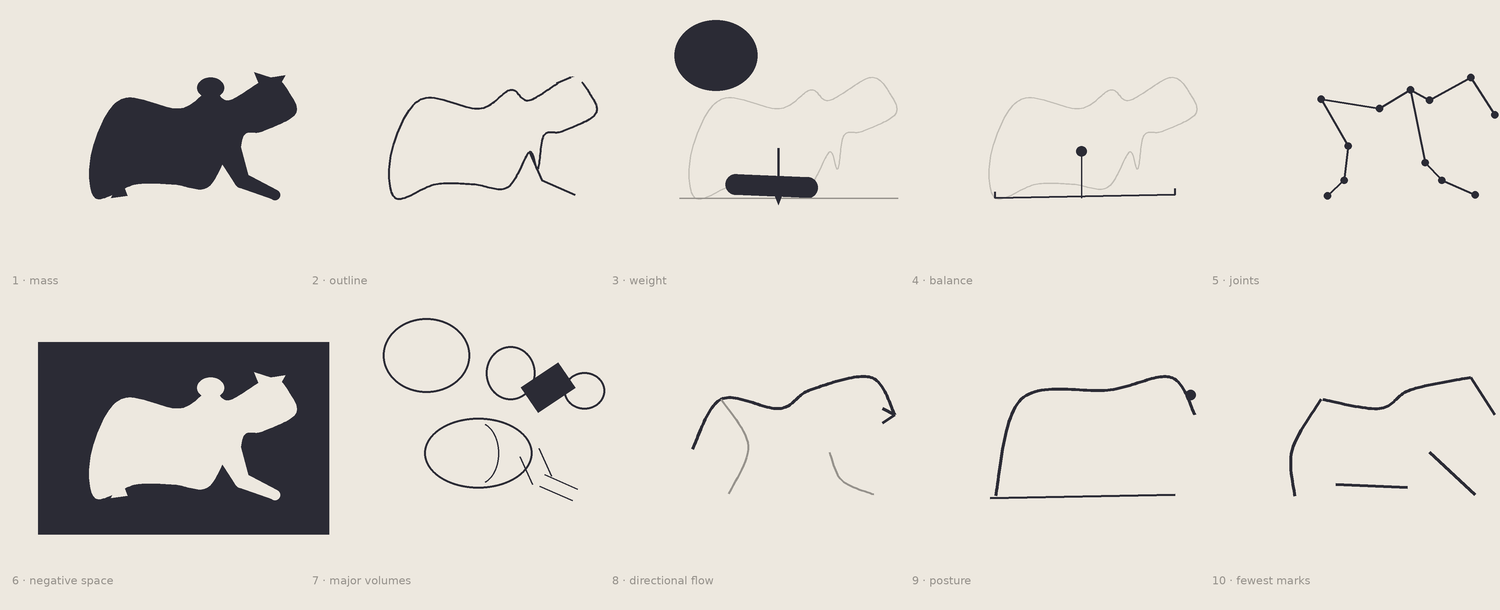

Generate this figure with Python:
"""A32 — The One Cow, Ten Ways. One cow held constant (the zebu calf, studied from a single
Unsplash photo), drawn ten times through ten analytical lenses. Goal: depth, not variation —
one cow contains ten cows. The volume/flow/balance lenses answer the A31 note: see the animal
as continuous relationships, not assembled parts."""
import numpy as np
from PIL import Image, ImageDraw, ImageFont
SS=3
PAPER=(237,232,223); INK=(43,43,53); MID=(150,146,140); FAINT=(193,189,181)

# ---- the calf, in body units, facing RIGHT (x toward head, y up, ground y=0) ----
# landmarks studied from the photograph
LM=dict(
 rumpground=(0.05,0.0), rumpback=(0.02,0.46), hip=(0.30,0.95), loin=(0.86,0.86),
 withers=(1.16,1.04), neckbase=(1.34,0.94), poll=(1.74,1.16), foretop=(1.93,0.99),
 nose=(1.97,0.80), jaw=(1.66,0.64), throat=(1.48,0.60), dewlap=(1.42,0.28),
 chest=(1.34,0.44), brisket=(1.13,0.10), bellymid=(0.80,0.13), bellyrear=(0.44,0.13),
 # legs
 elbow=(1.30,0.34), carpus=(1.46,0.17), forehoof=(1.78,0.03),
 stifle=(0.56,0.50), hock=(0.52,0.17), hindhoof=(0.36,0.02),
)
SIL=['rumpground','rumpback','hip','loin','withers','neckbase','poll','foretop','nose',
     'jaw','throat','dewlap','chest','brisket','bellymid','bellyrear']
def cm(nodes,n=24,closed=True):
    P=[np.array(p,float) for p in nodes]
    P=([P[-1]]+P+[P[0],P[1]]) if closed else ([P[0]]+P+[P[-1]])
    out=[]
    for i in range(1,len(P)-2):
        p0,p1,p2,p3=P[i-1],P[i],P[i+1],P[i+2]
        for t in np.linspace(0,1,n,endpoint=False):
            t2=t*t;t3=t2*t
            out.append(0.5*((2*p1)+(-p0+p2)*t+(2*p0-5*p1+4*p2-p3)*t2+(-p0+3*p1-3*p2+p3)*t3))
    return out

class C:  # coordinate mapper for a panel
    def __init__(s,ox,oy,sc): s.ox,s.oy,s.sc=ox,oy,sc
    def __call__(s,k_or_xy):
        x,y = LM[k_or_xy] if isinstance(k_or_xy,str) else k_or_xy
        return (s.ox+x*s.sc, s.oy-y*s.sc)

def ipts(pts): return [(int(p[0]*SS),int(p[1]*SS)) for p in pts]
def poly(d,pts,col=INK): d.polygon(ipts(pts),fill=col)
def line(d,pts,col=INK,w=2,joint="curve"): d.line(ipts(pts),fill=col,width=max(1,int(w*SS)),joint=joint)
def ell(d,c,rx,ry,col=INK,outline=None,w=2):
    bb=[int((c[0]-rx)*SS),int((c[1]-ry)*SS),int((c[0]+rx)*SS),int((c[1]+ry)*SS)]
    if outline: d.ellipse(bb,outline=outline,width=max(1,int(w*SS)))
    else: d.ellipse(bb,fill=col)
def cap(d,a,b,ra,rb,col=INK):
    a=np.array(a,float);b=np.array(b,float);v=b-a;L=np.hypot(*v)
    if L<1: ell(d,a,ra,ra,col); return
    n=np.array([-v[1],v[0]])/L
    poly(d,[a+n*ra,b+n*rb,b-n*rb,a-n*ra],col)
    ell(d,a,ra,ra,col); ell(d,b,rb,rb,col)
def dot(d,c,r,col=INK): ell(d,c,r,r,col)

def silhouette_path(P): return cm([P(k) for k in SIL],20)

def legs_fill(d,P,sc,col=INK):
    cap(d,P('chest'),P('carpus'),0.12*sc,0.075*sc,col); cap(d,P('carpus'),P('forehoof'),0.075*sc,0.05*sc,col)
    # tucked hind
    poly(d,[P('hindhoof'),P((0.20,0.0)),P((0.30,0.18))],col)
def ears(d,P,sc,col=INK):
    poll=P('poll')
    poly(d,[poll,(poll[0]-0.16*sc,poll[1]-0.05*sc),(poll[0]-0.10*sc,poll[1]+0.10*sc)],col)  # near ear back
    poly(d,[poll,(poll[0]+0.14*sc,poll[1]-0.02*sc),(poll[0]+0.06*sc,poll[1]+0.12*sc)],col)  # far ear
def hump(d,P,sc,col=INK):
    ell(d,(P('withers')[0],P('withers')[1]-0.02*sc),0.13*sc,0.10*sc,col)

# ============ THE TEN LENSES ============
def L1_mass(d,ox,oy,sc):
    P=C(ox,oy,sc); poly(d,silhouette_path(P)); hump(d,P,sc); legs_fill(d,P,sc); ears(d,P,sc)
def L2_outline(d,ox,oy,sc):
    P=C(ox,oy,sc); line(d,silhouette_path(P)+[silhouette_path(P)[0]],w=2.0)
    line(d,[P('chest'),P('carpus'),P('forehoof')],w=2.0); ears(d,P,sc,col=PAPER)  # no fill ears: draw as lines
    line(d,[P('poll'),(P('poll')[0]-0.14*sc,P('poll')[1]+0.06*sc)],w=2.0)
def L3_weight(d,ox,oy,sc):
    P=C(ox,oy,sc); line(d,silhouette_path(P)+[silhouette_path(P)[0]],col=FAINT,w=1.6)
    # heaviest mass (hindquarter) + ground contact rendered solid/dark = where weight goes
    ell(d,(P('hip')[0]-0.05*sc,P('hip')[1]-0.42*sc),0.40*sc,0.34*sc,col=INK)
    cap(d,P('brisket'),P('bellyrear'),0.10*sc,0.10*sc,col=INK)   # brisket/belly bearing on ground
    line(d,[P((-0.1,0.0)),P((2.0,0.0))],col=MID,w=1.4)            # ground
    # weight arrow at the centre of gravity, down into the base
    cog=(P('bellymid')[0]+0.05*sc, P('bellymid')[1]-0.35*sc)
    line(d,[cog,(cog[0],cog[1]+0.5*sc)],col=INK,w=2.4); poly(d,[(cog[0]-0.05*sc,cog[1]+0.42*sc),(cog[0]+0.05*sc,cog[1]+0.42*sc),(cog[0],cog[1]+0.55*sc)])
def L4_balance(d,ox,oy,sc):
    P=C(ox,oy,sc); line(d,silhouette_path(P)+[silhouette_path(P)[0]],col=FAINT,w=1.4)
    base=[P('forehoof'),P('rumpground')]                          # base of support along the ground
    line(d,base,col=INK,w=2.2)
    for b in base: line(d,[b,(b[0],b[1]-0.06*sc)],col=INK,w=2.2)   # base end-ticks
    cog=(P('bellymid')[0]+0.08*sc, P('bellymid')[1]-0.32*sc)
    dot(d,cog,0.05*sc,INK); line(d,[cog,(cog[0],oy)],col=INK,w=1.4) # plumb to ground, lands inside base
def L5_joints(d,ox,oy,sc):
    P=C(ox,oy,sc)
    spine=['hip','loin','withers','neckbase','poll']
    line(d,[P(k) for k in spine],col=INK,w=2.2)
    line(d,[P('poll'),P('nose')],col=INK,w=2.0)
    line(d,[P('withers'),P('elbow'),P('carpus'),P('forehoof')],col=INK,w=2.0)  # foreleg chain
    line(d,[P('hip'),P('stifle'),P('hock'),P('hindhoof')],col=INK,w=2.0)        # hind chain
    for k in ['hip','loin','withers','neckbase','poll','nose','elbow','carpus','forehoof','stifle','hock','hindhoof']:
        dot(d,P(k),0.035*sc,INK)
def L6_negative(d,ox,oy,sc):
    P=C(ox,oy,sc)
    d.rectangle([int((ox-0.5*sc)*SS),int((oy-1.5*sc)*SS),int((ox+2.3*sc)*SS),int((oy+0.35*sc)*SS)],fill=INK)
    poly(d,silhouette_path(P),col=PAPER); hump(d,P,sc,col=PAPER); legs_fill(d,P,sc,col=PAPER); ears(d,P,sc,col=PAPER)
    # the enclosed pockets the body makes with the ground stay dark (already dark) — mark the under-neck pocket
def L7_volumes(d,ox,oy,sc):
    P=C(ox,oy,sc)
    # construction solids, overlapping so they read as one connected chain
    ell(d,(P('hip')[0]+0.05*sc,P('hip')[1]-0.42*sc),0.42*sc,0.36*sc,outline=INK,w=2)     # hindquarter sphere
    ell(d,(P('bellymid')[0]+0.05*sc,P('bellymid')[1]-0.30*sc),0.52*sc,0.34*sc,outline=INK,w=2) # barrel ovoid
    ell(d,(P('withers')[0],P('withers')[1]-0.16*sc),0.24*sc,0.26*sc,outline=INK,w=2)     # shoulder+hump
    line(d,[P('neckbase'),(P('poll')[0]-0.04*sc,P('poll')[1]-0.02*sc)],col=INK,w=int(0.30*sc))  # neck cylinder (thick line as tube)
    ell(d,(P('foretop')[0]-0.06*sc,P('foretop')[1]-0.04*sc),0.20*sc,0.18*sc,outline=INK,w=2)    # head ovoid
    # leg tubes
    cap_outline(d,P('chest'),P('carpus'),0.10*sc); cap_outline(d,P('carpus'),P('forehoof'),0.06*sc)
    # a wrapping cross-contour on the barrel (shows it as a volume, not a flat shape)
    cx,cy=P('bellymid')[0]+0.05*sc,P('bellymid')[1]-0.30*sc
    d.arc([int((cx-0.20*sc)*SS),int((cy-0.30*sc)*SS),int((cx+0.20*sc)*SS),int((cy+0.30*sc)*SS)],-70,70,fill=INK,width=int(1.4*SS))
def cap_outline(d,a,b,r):
    a=np.array(a,float);b=np.array(b,float);v=b-a;L=np.hypot(*v)
    if L<1: return
    n=np.array([-v[1],v[0]])/L
    line(d,[a+n*r,b+n*r],w=1.6); line(d,[a-n*r,b-n*r],w=1.6)
def L8_flow(d,ox,oy,sc):
    P=C(ox,oy,sc)
    # the dominant arc: nose -> over poll -> down neck -> withers -> back -> hip -> rump
    arc=cm([P('nose'),P('poll'),P('withers'),P('loin'),P('hip'),P('rumpback')],26,closed=False)
    line(d,arc,col=INK,w=3.0)
    # secondary flows: the foreleg reach, the hind fold
    line(d,cm([P('chest'),P('carpus'),P('forehoof')],14,closed=False),col=MID,w=2.0)
    line(d,cm([P('hip'),P('stifle'),P('hindhoof')],14,closed=False),col=MID,w=2.0)
    # arrowhead on the main arc at the head
    n=P('nose'); line(d,[n,(n[0]-0.12*sc,n[1]-0.06*sc)],w=3.0); line(d,[n,(n[0]-0.12*sc,n[1]+0.08*sc)],w=3.0)
def L9_posture(d,ox,oy,sc):
    P=C(ox,oy,sc)
    # line of action: the lifted-head-to-settled-hip attitude in two strokes + ground
    line(d,cm([P('nose'),P('poll'),P('withers'),P('hip'),P('rumpground')],26,closed=False),col=INK,w=3.0)
    line(d,[P((0.0,0.0)),P('forehoof')],col=INK,w=2.4)   # the long ground contact = settled
    dot(d,P('foretop'),0.05*sc,INK)
def L10_fewest(d,ox,oy,sc):
    P=C(ox,oy,sc)
    line(d,cm([P('poll'),P('withers'),P('loin'),P('hip')],20,closed=False),w=3.0)   # the back
    line(d,[P('poll'),P('nose')],w=3.0)                                              # the head tilt
    line(d,[P('chest'),P('forehoof')],w=3.0)                                         # folded foreleg forward
    line(d,cm([P('hip'),P('rumpback'),P('rumpground')],14,closed=False),w=3.0)       # the hindquarter to ground
    line(d,[P('brisket'),P('bellyrear')],w=3.0)                                      # brisket on ground

LENSES=[("1 · mass",L1_mass),("2 · outline",L2_outline),("3 · weight",L3_weight),
        ("4 · balance",L4_balance),("5 · joints",L5_joints),("6 · negative space",L6_negative),
        ("7 · major volumes",L7_volumes),("8 · directional flow",L8_flow),
        ("9 · posture",L9_posture),("10 · fewest marks",L10_fewest)]

def render(path):
    cols,rows=5,2; cw,ch=300,300; W,H=cols*cw,rows*ch+10
    img=Image.new("RGB",(W*SS,H*SS),PAPER); d=ImageDraw.Draw(img)
    try: font=ImageFont.truetype('/usr/share/fonts/truetype/dejavu/DejaVuSans.ttf',int(11*SS))
    except: font=ImageFont.load_default()
    for i,(name,fn) in enumerate(LENSES):
        cxo=(i%cols)*cw; cyo=(i//cols)*ch
        ox=cxo+cw*0.30; oy=cyo+ch*0.66; sc=104
        fn(d,ox,oy,sc)
        d.text((int((cxo+12)*SS),int((cyo+ch-26)*SS)),name,fill=MID,font=font)
    img=img.resize((W,H),Image.LANCZOS); img.save(path); print("saved",path)

if __name__=="__main__":
    render("/sessions/wizardly-stoic-cerf/mnt/hessentials/illustration/loomis/sketch201_u5_a32_one_cow.png")
